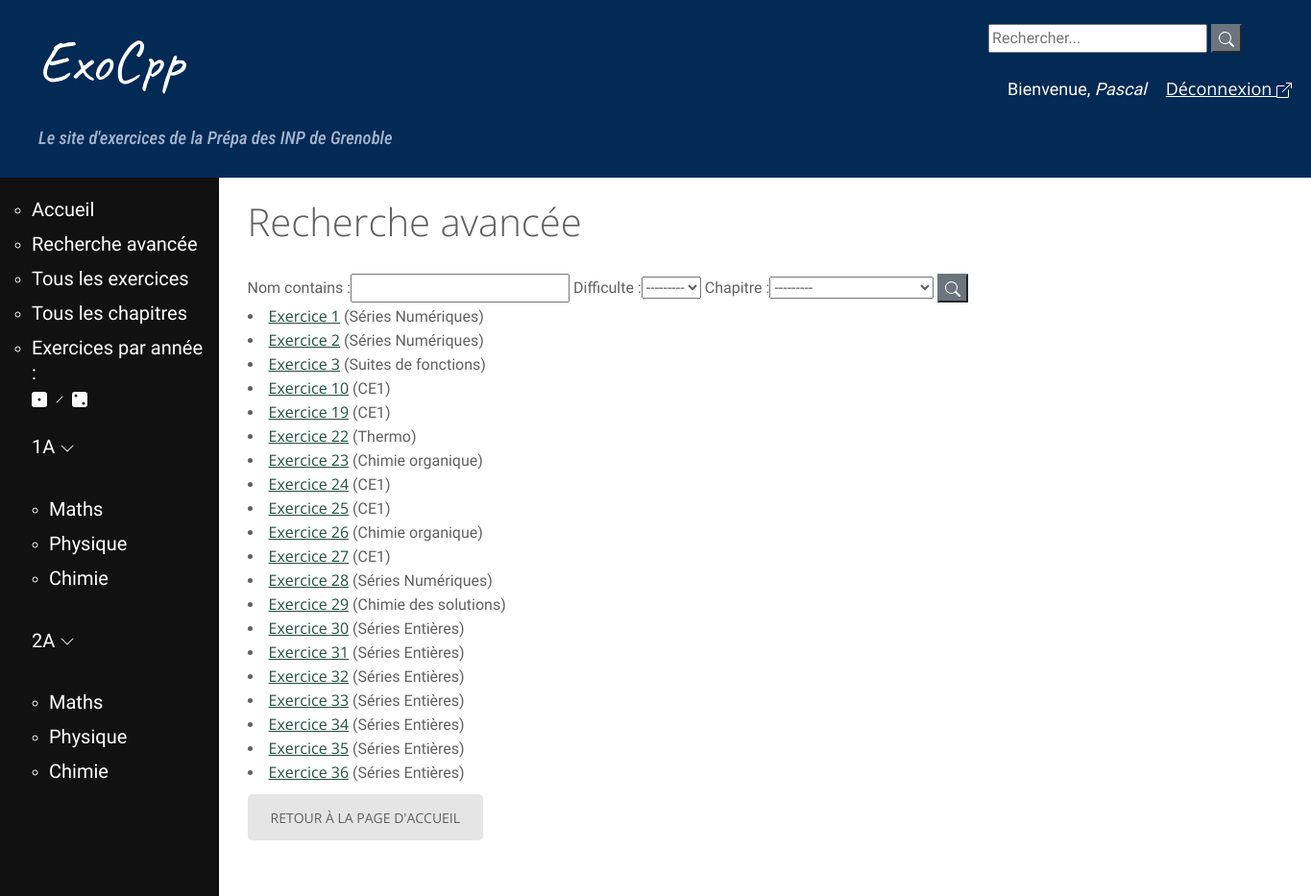
Page /filtres/ (signed in) on the committed database.
### exo/models.py (models this page shows, shortened)
class Exercice(models.Model):
    nom = models.CharField(max_length=200, null=True, blank=True)
    tags = TaggableManager()
    difficulte = models.IntegerField(null=True, blank=True, choices = ((1, '*'), (2, '**'),
        (3, '***')))
    chapitre = models.ForeignKey(Chapitre, on_delete = models.CASCADE)
    provenance = models.CharField(max_length=200, default='', null=True, blank=True)
    numero = models.IntegerField(default=1)
    def get_absolute_url(self):
        return reverse('exercice-details', args=[str(self.id)])

class Chapitre(models.Model):
    annee = models.CharField(max_length=2, choices = [('1A', 'Première année'),
        ('2A', 'Deuxième année')])
    matiere = models.CharField(max_length=40, choices = MATIERES)
    nom = models.CharField(max_length=200, null=False, unique=True)
    numero = models.IntegerField(null=True, error_messages={"invalid_choice" : "Ce numéro de chapitre existe déjà."},
        help_text="Vous pouvez numéroter le chapitre/module \
        pour permettre un classement dans l'ordre du programme (recommandé, \
        la valeur par défaut est 1)", default=1, unique=True)
    def __str__(self):
        return self.nom #+ ' (' + self.matiere + ')'

### exo/views.py (the view)
# urls.py: path('filtres/', views.exercice_filtres, name='exercice_filtres'),
def exercice_filtres(request):
	exercices = Exercice.objects.all()
	myFilter = ExerciceFilter(request.GET, queryset=exercices)
	exercices = myFilter.qs
	context = {'exercices': exercices, 'myFilter': myFilter}
	return render(request, 'exo/exercice_filtres.html', context)

### exo/templates/exo/exercice_filtres.html
{% extends "base_generic.html" %}
{% block content %}
<h1>Recherche avancée</h1>
<form method="get">
    {{myFilter.form}}
<button class="btn-secondary" type="submit">{% include './icons/search.svg'%}</button>
</form>
{% for exercice in exercices %}
    <li>
        <a href="{{ exercice.get_absolute_url }}"> Exercice {{ exercice.id }}</a> ({{exercice.chapitre.nom }})
    </li>
{% endfor %}
<a href="{% url 'home' %}" class="btn btn-outline-secondary btn-sm">Retour à la page d'accueil</a>
{% endblock %}

### exo/templates/base_generic.html (shortened to what this page needs)
{% load static %}
<!DOCTYPE html>
<html lang="en">
<head>
  <link rel="stylesheet" href="https://stackpath.bootstrapcdn.com/bootstrap/4.1.3/css/bootstrap.min.css">
  <link rel="stylesheet" href="{% static 'css/styles.css' %}">
  <link rel="stylesheet" href="https://use.fontawesome.com/releases/v5.6.1/css/all.css">
<link rel='stylesheet' id='pretty-checkbx-css'  href='https://cdn.jsdelivr.net/npm/pretty-checkbox@3.0/dist/pretty-checkbox.min.css?ver=5.4.4' type='text/css' media='all' />
<link rel="stylesheet" type="text/css" href="{% static 'css/styles2.css' %}"/>
</head>
<body>
<div id="page">
<div id="bloc principal">
  <div class="page-header">
      <div class="wrapper col1">
        <div id="topbar">
          <div id="search">
            <form class="search" method=POST action="{% url 'search-chap' %}">
              <input class="barre-recherche" type="search" placeholder="Rechercher..." aria-label="Recherche" name="searched">
              <button class="btn-secondary" type="submit">{% include './exo/icons/search.svg'%}</button>
            </form>
            <br/>
            <span class="hello-msg">Bienvenue, <em>{{ request.user }}</em><a href="{% url 'logout' %}" class="hello-msg">Déconnexion {% include './exo/icons/box-arrow-up-right.svg'%}</a></span>
          </div>
        </div>
      </div>
      <div class="titre">
      <h1><a href="/">ExoCpp</a></h1>
      <h5>Le site d'exercices de la Prépa des INP de Grenoble</h5>
      </div>
  </div>
  <div class="container-fluid">
    <div class="row">
          <div class="col-sm-2">
          {% block sidebar %}
          <ul class="puces-navbar">
              <li><h4><a href="{% url 'home' %}">Accueil</a></h4></li>
              <li><h4><a href="{% url 'exercice_filtres' %}">Recherche avancée</a></h4></li>
              <li><h4><a href="{% url 'exercices' %}">Tous les exercices</a></h4></li>
              <li><h4><a href="{% url 'chapitres' %}">Tous les chapitres</a></h4></li>
              <li><h4><a href="#">Exercices par année :</a><br/><a href="{% url '1A' %}">{% include './exo/icons/dice-1-fill.svg' %}</a> {% include './exo/icons/slash.svg' %} <a href="{% url '2A' %}">{% include './exo/icons/dice-2-fill.svg' %}</a></h4></li>
          {% endblock %}
          <div id="menu">
    <h4><a href="{% url '1A' %}">1A {% include './exo/icons/chevron-down.svg' %}</a></h4><br/>
    <ul class="puces-navbar">
        <li><h4><a href="{% url '1A-maths' %}">Maths</a></h4></li>
        <li><h4><a href="{% url '1A-physique' %}">Physique</a></h4></li>
        <li><h4><a href="{% url '1A-chimie' %}">Chimie</a></h4></li>
    </ul>
    <br/>
    <h4><a href="{% url '2A' %}">2A {% include './exo/icons/chevron-down.svg' %}</a></h4><br/>
    <ul class="puces-navbar">
        <li><h4><a href="{% url '2A-maths' %}">Maths</a></h4></li>
        <li><h4><a href="{% url '2A-physique' %}">Physique</a></h4></li>
        <li><h4><a href="{% url '2A-chimie' %}">Chimie</a></h4></li>
    </ul>
</div>
</ul>
      </div>
         <div class="col-sm-10">
            <div class="container">
              {% block content %}
              {% endblock %}
            </div>
            <br/>
            <br/>
         </div>
    </div>
  </div>
</div>
</div>
</body>
</html>

### exo/static/css/styles.css (style rules this page uses)
#menu { padding-top: 15px; margin-bottom: 0px; }
.page-header { height: 10%; min-height: 60px; background-color: #032955; margin-top: 0; padding: 10px 20px 25px 40px; }
.page-header h1, .page-header h1 a, .page-header h1 a:visited, .page-header h1 a:active { color: #ffffff; font-size: 54pt; text-decoration: none; }
h1 a, h2 a { color: #FFFFFF; font-family: 'Caveat', cursive; }
.page-header h5 { color: #A0B5CE; font-family: 'Caveat', cursive; }
h5 { color: #A0B5CE; font-size: 18pt; }
h4 a { color: #FFFFFF; font-family: 'Cuprum', sans-serif; }
.col-sm-2 { background-color: #111; padding-top: 20px }
.col-sm-2 h4, .col-sm-2 h4 a { color: #FFFFFF; font-size: 15pt; text-decoration: none; margin-bottom:10px; font-weight:400; font-style:normal; text-transform:none }
#topbar #search { height:45px; padding:15px 0;display:block; float:right; }
.puces-navbar { list-style: circle; color: white; }
.titre h1 a { color: #FFFFFF; font-size: 46pt; text-decoration: none; font-weight:400; font-style:normal; text-transform:none }
.titre h5 { font-size: 14pt; text-decoration: none; margin-bottom:4px; font-weight:500; font-style:italic; text-transform:none; font-family: 'Roboto Condensed', sans-serif; }
html, body { height: 100% }
#page { min-height: 100%; position: relative; }
.col-sm-10 { padding-top: 20px; }
.container-fluid { margin-left: 100px; }

### exo/templates/base_generic.html (style rules this page uses)
a, a:hover { color: #20513f; }
h1, h2, h3, h4, h5, h6, .h1, .h2, .product-info .product_title, .product-info .price, .h3, .h4, .h5, .h6 { font-family: 'Open Sans', Helvetica, Arial, sans-serif; }
a { font-family: 'Open Sans', Helvetica, Arial, sans-serif; }
.btn, .back-btn, .btn-primary, .add-to-cart em, .add-to-cart, .done-btn, .search-btn, .single-post article label+input[type="submit"], .single_add_to_cart_button,.button { font-family: 'Open Sans', Helvetica, Arial, sans-serif; }
.hello-msg { font-size: 18px; color: #fff; margin-left: 20px; }

### rows in the picture
Exercice: id "1", chapitre.nom "Séries Numériques"
Exercice: id "2", chapitre.nom "Séries Numériques"
Exercice: id "3", chapitre.nom "Suites de fonctions"
Exercice: id "10", chapitre.nom "CE1"
Exercice: id "19", chapitre.nom "CE1"
Exercice: id "22", chapitre.nom "Thermo"
Exercice: id "23", chapitre.nom "Chimie organique"
Exercice: id "24", chapitre.nom "CE1"
Exercice: id "25", chapitre.nom "CE1"
Exercice: id "26", chapitre.nom "Chimie organique"
Exercice: id "27", chapitre.nom "CE1"
Exercice: id "28", chapitre.nom "Séries Numériques"
Exercice: id "29", chapitre.nom "Chimie des solutions"
Exercice: id "30", chapitre.nom "Séries Entières"
Exercice: id "31", chapitre.nom "Séries Entières"
Exercice: id "32", chapitre.nom "Séries Entières"
Exercice: id "33", chapitre.nom "Séries Entières"
Exercice: id "34", chapitre.nom "Séries Entières"
Exercice: id "35", chapitre.nom "Séries Entières"
Exercice: id "36", chapitre.nom "Séries Entières"

### other values in the picture
{{ request.user }} "Pascal"
